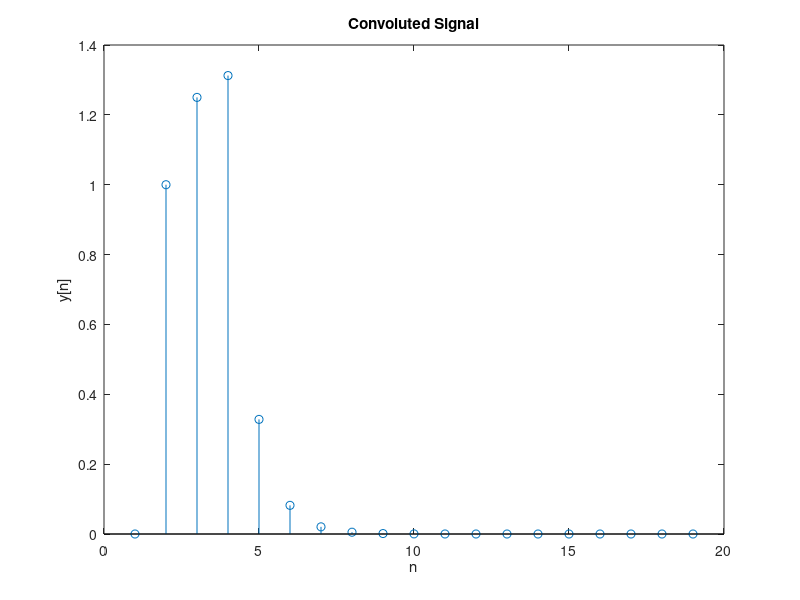

Reproduce this figure in MATLAB.
% Nicholas Kawwas (40124338)
% ELEC 342 UK-X Lab 2 - Question 5
 
clc;
clear all;
close all;
 
n=[0:9];
x=zeros(1,10);
x(2:4) = 1;
 
h =(1/4).^n;
y = conv(x, h);
 
%New Range 
nd=[1:19];
 
stem(nd,y)
xlabel('n')
ylabel('y[n]')
title('Convoluted Signal')
